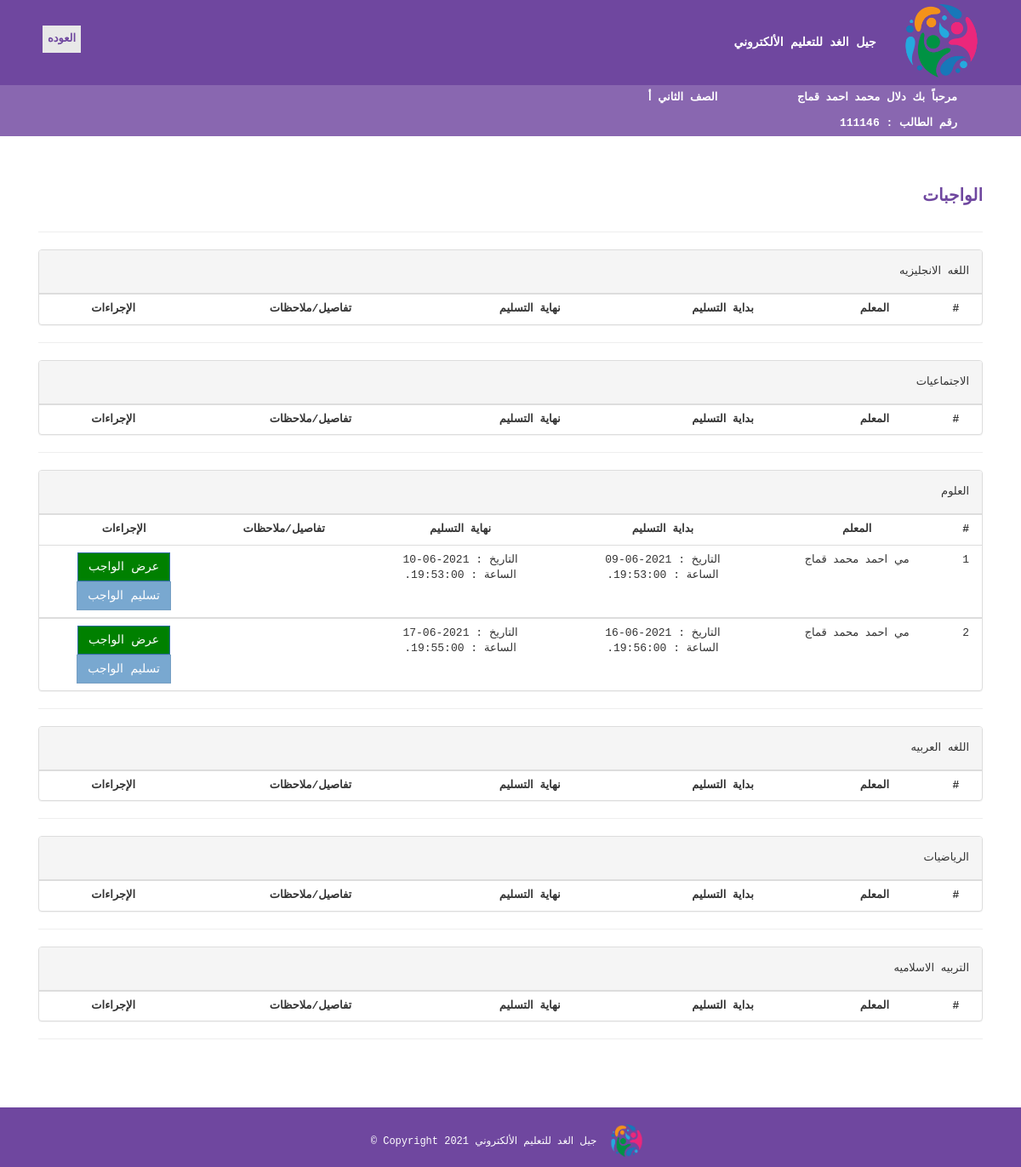
Screenshot of /student/homework.php (signed in) with the database file from the repository.
### tables this page shows
CREATE TABLE `student` (
  `id` int(50) NOT NULL,
  `password` varchar(50) NOT NULL,
  `section_id` int(11) NOT NULL,
  `first_name` varchar(50) NOT NULL,
  `second_name` varchar(50) NOT NULL,
  `third_name` varchar(50) NOT NULL,
  `last_name` varchar(50) NOT NULL,
  `mother_name` varchar(15) NOT NULL,
  `guardian` varchar(15) NOT NULL,
  `identity_number` varchar(50) NOT NULL,
  `gender` varchar(50) NOT NULL,
  `phone` varchar(50) NOT NULL,
  `religion` varchar(15) NOT NULL,
  `address` varchar(50) NOT NULL,
  `nationality` varchar(50) NOT NULL,
  `date_of_birth` date NOT NULL,
  `place_of_birth` varchar(15) NOT NULL,
  `creationDate` timestamp NULL DEFAULT current_timestamp(),
  `updationDate` varchar(255) DEFAULT NULL
);

CREATE TABLE `course` (
  `id` int(11) NOT NULL,
  `className` varchar(50) DEFAULT NULL,
  `numOfSection` varchar(10) DEFAULT NULL,
  `creationDate` timestamp NULL DEFAULT current_timestamp(),
  `updationDate` varchar(255) DEFAULT NULL
);

CREATE TABLE `subject` (
  `id` int(11) NOT NULL,
  `subjectName` varchar(75) DEFAULT NULL,
  `cretionData` timestamp NULL DEFAULT current_timestamp(),
  `updationData` varchar(255) DEFAULT NULL
);

CREATE TABLE `homework` (
  `id` int(150) NOT NULL,
  `teacher` varchar(75) NOT NULL,
  `class` varchar(250) NOT NULL,
  `subject` varchar(75) NOT NULL,
  `start_time` timestamp(6) NOT NULL DEFAULT current_timestamp(6) ON UPDATE current_timestamp(6),
  `end_time` timestamp(6) NOT NULL DEFAULT current_timestamp(6) ON UPDATE current_timestamp(6),
  `file` varchar(500) NOT NULL,
  `type` varchar(150) NOT NULL,
  `size` varchar(150) NOT NULL,
  `details` text NOT NULL,
  `sumbitbate` varchar(300) NOT NULL
);

CREATE TABLE `teacher` (
  `id` int(50) NOT NULL,
  `password` varchar(50) NOT NULL,
  `first_name` varchar(50) NOT NULL,
  `second_name` varchar(50) NOT NULL,
  `third_name` varchar(50) NOT NULL,
  `last_name` varchar(50) NOT NULL,
  `identity_number` varchar(50) NOT NULL,
  `gender` varchar(50) NOT NULL,
  `phone` varchar(50) NOT NULL,
  `Email` varchar(50) NOT NULL,
  `address` varchar(50) NOT NULL,
  `nationality` varchar(50) NOT NULL,
  `specialization` varchar(50) NOT NULL,
  `appointment_year` date NOT NULL,
  `date_of_birth` date NOT NULL,
  `creationDate` timestamp NULL DEFAULT current_timestamp(),
  `updationDate` varchar(255) DEFAULT NULL
);

### student/homework.php (the view, shortened to what this page needs)
<?php
include('includes/config.php');
?>
<!DOCTYPE html>
<html lang="en">
<head>
  <link rel="stylesheet" href="https://use.fontawesome.com/releases/v5.11.2/css/all.css">
  <link href="css/bootstrap.min.css" rel="stylesheet">
  <link href="css/mdb.min.css" rel="stylesheet">
      <link href="assets/css/bootstrap.css" rel="stylesheet" />
    <link href="assets/css/font-awesome.css" rel="stylesheet" />
    <link href="assets/css/style.css" rel="stylesheet" />
</head>
<body  style="font-family:Courier New;  margin:0; ">
     <?php include('includes/header.php');?>
	  <a href="home.php"> <b> <button  style="position: absolute;
  left: 50px; top:30px; color:#6F479F; border: none; background-color:#e8e8e8;">العوده</button></b></a>
 <main>
    <div class="content-wrapper">
        <div class="container">
              <div class="row">
                  <div class="col-md-12">
                         <h1  style="color:#6F479F; background-color:#fff; font-size:20px; font-weight: bold;">الواجبات</h1>
                         <hr class="my-5" >
                    </div>
                </div>
                      <?php
             $sql=mysqli_query($con,"SELECT * FROM `student` where id='".$_SESSION['login']."' ");
                                $class= mysqli_fetch_array($sql);
                                  $s=mysqli_query($con,"SELECT DISTINCT subject FROM `addtable` where class='".$class['section_id']."' ");
                            while($da= mysqli_fetch_array($s))
{
                       ?>   <div class="panel panel-default">
                        <div class="panel-heading">
                            <?php
                             $class1=$da['subject'];
                           $cl= mysqli_query($con,"select * from subject where id = '$class1'");
                            $class= mysqli_fetch_array($cl);
                                echo htmlentities($class['subjectName']);
                            ?>
                        </div>
                            <div class="table-responsive table-bordered">
                                <table class="table">
                                  <thead>
                                    <tbody>
                                        <tr>
                                             <th style="text-align:center">#</th>
                                             <th style="text-align:center">المعلم</th>
                                              <th style="text-align:center">بداية التسليم</th>
                                                 <th style="text-align:center">نهاية التسليم</th>
                                                <th style="text-align:center">تفاصيل/ملاحظات</th>
                                                  <th style="text-align:center">الإجراءات</th>
                                     <?php     $cnt=1;
                                       $sql=mysqli_query($con,"SELECT * FROM `student` where id='".$_SESSION['login']."' ");
                                         $c= mysqli_fetch_array($sql);
                                         $sql=mysqli_query($con,"SELECT * FROM `homework` where class='".$c['section_id']."' AND subject='".$class['id']."' ");
                                       while(  $row=mysqli_fetch_array($sql))
                                       {
     $teacher=$row['teacher'];
      $sec=mysqli_query($con,"select first_name,second_name,third_name,last_name from teacher where id = '$teacher'");
  $teacher= mysqli_fetch_array($sec);
   $x=substr($row['start_time'], 0, 11);
   $x1=substr($row['start_time'], 10,10);
   $X=substr($row['end_time'], 0, 11);
   $X1=substr($row['end_time'], 10,10);
      $end_date = date("Y-m-d H:i", strtotime($row['end_time']));
  $start_day = date("Y-m-d H:i", strtotime($row['start_time']));
    $current_datetime = date("Y-m-d H:i", strtotime('0 hours'));
    if($current_datetime > $end_date or $current_datetime < $start_day){
          $c='disabled';
}
else  { $c='';}
                                   ?>
                                        <tr>
                                            <td style="text-align:center"><?php echo $cnt;?></td>
                                         <td style="text-align:center"><?php echo htmlentities($teacher['first_name'])," ",htmlentities($teacher['second_name'])," ",htmlentities($teacher['third_name'])," ",htmlentities($teacher['last_name']);?></td>
                                            <td style="text-align:center"><?php echo 'التاريخ : ',$x,'</br>','الساعة :',$x1; ?></td>
                                         <td style="text-align:center"><?php echo 'التاريخ : ',$X,'</br>','الساعة :',$X1; ?></td>
                                                 <td style="text-align:center"><?php echo htmlentities($row['details']);?></td>
                                              <td style="text-align:center">
											   <a href="showhomework.php?id=<?php echo $row['id']?>">
                                                <button class="btn btn-primary" style="background-color:#008000;"> عرض الواجب</button> </a>
                                                   <form method='post'>
                                                <button  <?php echo $c?>    name="butt" id='butt' type='submit' title="انقر هنا لتسليم الواجب "  class="btn btn-primary" >تسليم الواجب </button>
                                                  </form>
                            </tbody>     <?php $cnt++;} ?>
    </table>
     </div>
      </div>
           <hr>
  <?php } ?>
                                      </div></div>
    </main>
  <?php include('includes/footer.php');?>
</body>
</html>

### student/includes/header.php (shortened to what this page needs)
  <div style=" background-color:#6F479F ; color:#fff; font-size:14px ;font-weight: bold;">
                      <img src="jel.png" alt="logo"style="max-height: 100px; padding:5px; padding-right:30px;"/>
  جيل الغد للتعليم الألكتروني
     <div  style="color:#fff; font-size:13px ; padding-right:75px;  background-color:#8967B0 " >
            <?php
        $sql=mysqli_query($con,"SELECT * FROM `student` where id='".$_SESSION['login']."' ");
    $row=mysqli_fetch_array($sql);
echo "مرحباً بك ",$row['first_name'],' ',$row['second_name'],' ',$row['third_name'],' ',$row['last_name'];
        $s=mysqli_query($con,"SELECT * FROM `course` where id='".$row['section_id']."' ");
                                   $c= mysqli_fetch_array($s); echo "&nbsp; &nbsp; &nbsp; &nbsp; &nbsp; &nbsp; ",$c['className'],' ',$c['numOfSection'];
                echo "<br>","رقم الطالب : ",$row['id'];
             ?>
          </div>
</div>

### student/assets/css/style.css (style rules this page uses)
.content-wrapper { margin-top: 40px; min-height: 600px; padding-bottom: 60px; }
.btn { border-radius: 0px; -webkit-border-radius: 0px; -moz-border-radius: 0px; }

### rows the page displays
student: first_name "دلال", second_name "محمد", third_name "احمد", last_name "قماج", id "111146"
course: className "الصف الثاني", numOfSection "أ"
subject: subjectName "اللغه الانجليزيه"
subject: subjectName "الاجتماعيات"
subject: subjectName "العلوم"
homework: teacher.first_name "مي", teacher.second_name "احمد", teacher.third_name "محمد", teacher.last_name "قماج", start_time "2021-06-09", start_time "19:53:00.", end_time "2021-06-10", end_time "19:53:00."
homework: teacher.first_name "مي", teacher.second_name "احمد", teacher.third_name "محمد", teacher.last_name "قماج", start_time "2021-06-16", start_time "19:56:00.", end_time "2021-06-17", end_time "19:55:00."
subject: subjectName "اللغه العربيه"
subject: subjectName "الرياضيات"
subject: subjectName "التربيه الاسلاميه"
